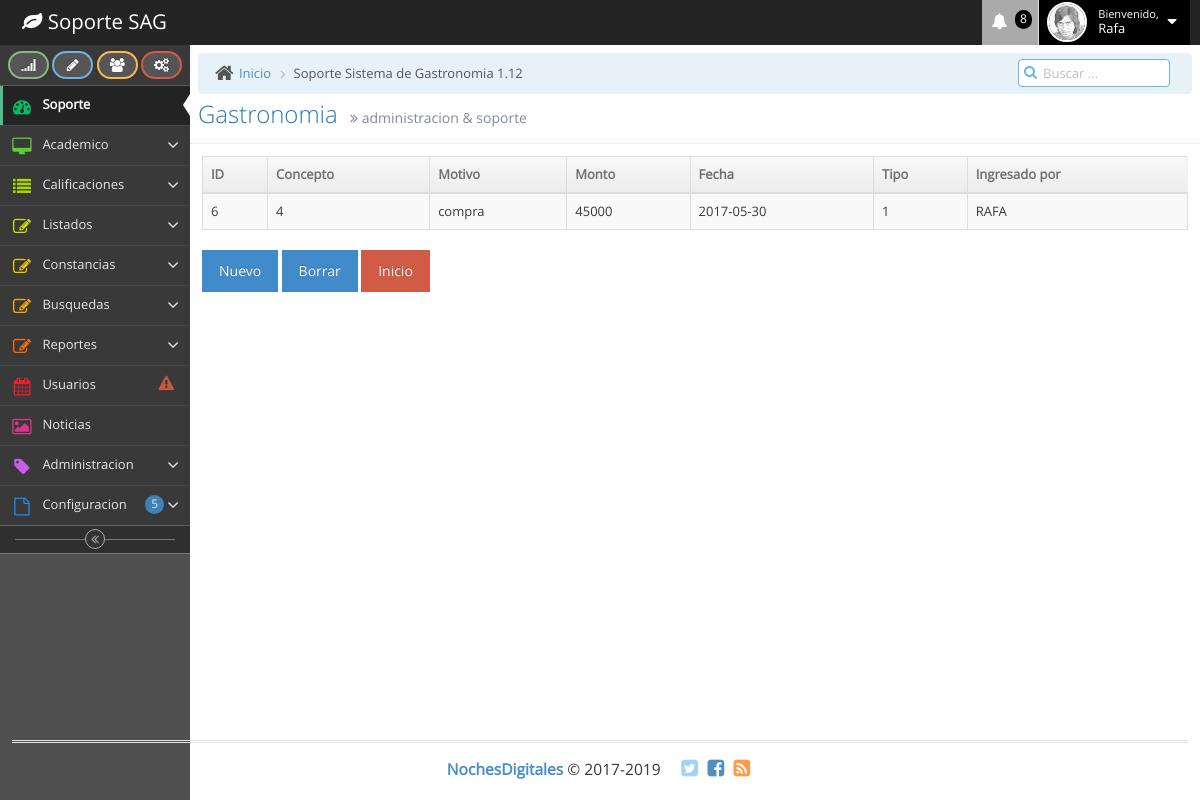
/soporteSAG/listaingresos.php, run on the app's committed database.
### tables this page shows
CREATE TABLE `operation` (
  `id` int(3) NOT NULL,
  `concept` varchar(255) DEFAULT NULL,
  `description` text,
  `amount` float DEFAULT NULL,
  `date_at` date DEFAULT NULL,
  `kind` int(11) DEFAULT NULL,
  `created_at` varchar(100) DEFAULT NULL
);

### soporteSAG/listaingresos.php (the view, shortened to what this page needs)
<?php
	$consulta = "SELECT * FROM operation where kind = '1'";
	$resultado = mysql_query($consulta) or die(mysql_error());
?>
<!DOCTYPE html>
<html lang="en">
	<head>
		<link rel="stylesheet" href="assets/css/bootstrap.min.css" />
		<link rel="stylesheet" href="assets/font-awesome/4.5.0/css/font-awesome.min.css" />
		<link rel="stylesheet" href="assets/css/ace.min.css" class="ace-main-stylesheet" id="main-ace-style" />
		<link rel="stylesheet" href="assets/css/ace-skins.min.css" />
		<link rel="stylesheet" href="assets/css/ace-rtl.min.css" />
	</head>
	<body class="skin-2">
		<div id="navbar" class="navbar navbar-default          ace-save-state">
			<div class="navbar-container ace-save-state" id="navbar-container">
				<div class="navbar-header pull-left">
					<a href="index.html" class="navbar-brand">
						<small>
							<i class="fa fa-leaf"></i>
							Soporte SAG
						</small>
					</a>
				</div>
				<div class="navbar-buttons navbar-header pull-right" role="navigation">
					<ul class="nav ace-nav">
					  <li class="purple dropdown-modal">
							<a data-toggle="dropdown" class="dropdown-toggle" href="#">
								<i class="ace-icon fa fa-bell icon-animated-bell"></i>
								<span class="badge badge-important">8</span>
							</a>
					  </li>
						<li class="light-blue dropdown-modal">
							<a data-toggle="dropdown" href="#" class="dropdown-toggle">
								<img class="nav-user-photo" src="assets/images/avatars/user.jpg" alt="Jason's Photo" />
								<span class="user-info">
									<small>Bienvenido,</small>
									Rafa
								</span>
								<i class="ace-icon fa fa-caret-down"></i>
							</a>
					  </li>
				  </ul>
				</div>
			</div>
		</div>
		<div class="main-container ace-save-state" id="main-container">
			<div id="sidebar" class="sidebar                  responsive                    ace-save-state">
				<div class="sidebar-shortcuts" id="sidebar-shortcuts">
					<div class="sidebar-shortcuts-large" id="sidebar-shortcuts-large">
						<button class="btn btn-success">
							<i class="ace-icon fa fa-signal"></i>
						</button>
						<button class="btn btn-info">
							<i class="ace-icon fa fa-pencil"></i>
						</button>
						<button class="btn btn-warning">
							<i class="ace-icon fa fa-users"></i>
						</button>
						<button class="btn btn-danger">
							<i class="ace-icon fa fa-cogs"></i>
						</button>
					</div>
				</div>
				<ul class="nav nav-list">
					<li class="active">
						<a href="index.html">
							<i class="menu-icon fa fa-tachometer"></i>
							<span class="menu-text"> Soporte </span>
						</a>
					</li>
					<li class="">
						<a href="#" class="dropdown-toggle">
							<i class="menu-icon fa fa-desktop"></i>
							<span class="menu-text">
								Academico
							</span>
							<b class="arrow fa fa-angle-down"></b>
						</a>
					</li>
					<li class="">
						<a href="#" class="dropdown-toggle">
							<i class="menu-icon fa fa-list"></i>
							<span class="menu-text"> Calificaciones </span>
							<b class="arrow fa fa-angle-down"></b>
						</a>
					</li>
					<li class="">
						<a href="#" class="dropdown-toggle">
							<i class="menu-icon fa fa-pencil-square-o"></i>
							<span class="menu-text"> Listados </span>
							<b class="arrow fa fa-angle-down"></b>
						</a>
					</li>
<li class="">
						<a href="#" class="dropdown-toggle">
							<i class="menu-icon fa fa-pencil-square-o"></i>
									<span class="menu-text"> Constancias </span>
							<b class="arrow fa fa-angle-down"></b>
						</a>
					</li>
                    <li class="">
						<a href="#" class="dropdown-toggle">
							<i class="menu-icon fa fa-pencil-square-o"></i>
									<span class="menu-text"> Busquedas </span>
							<b class="arrow fa fa-angle-down"></b>
						</a>
					</li>
                    <li class="">
						<a href="#" class="dropdown-toggle">
							<i class="menu-icon fa fa-pencil-square-o"></i>
									<span class="menu-text"> Reportes </span>
							<b class="arrow fa fa-angle-down"></b>
						</a>
					</li>
				  <li class="">
						<a href="calendar.html">
							<i class="menu-icon fa fa-calendar"></i>
							<span class="menu-text">
								Usuarios
							<span class="badge badge-transparent tooltip-error" title="2 Important Events">
									<i class="ace-icon fa fa-exclamation-triangle red bigger-130"></i>
								</span>
							</span>
						</a>
					</li>
					<li class="">
						<a href="gallery.html">
							<i class="menu-icon fa fa-picture-o"></i>
							<span class="menu-text"> Noticias </span>
						</a>
					</li>
					<li class="">
						<a href="#" class="dropdown-toggle">
							<i class="menu-icon fa fa-tag"></i>
							<span class="menu-text"> Administracion </span>
							<b class="arrow fa fa-angle-down"></b>
						</a>
					</li>
					<li class="">
						<a href="#" class="dropdown-toggle">
							<i class="menu-icon fa fa-file-o"></i>
							<span class="menu-text">
								Configuracion
							<span class="badge badge-primary">5</span>
							</span>
							<b class="arrow fa fa-angle-down"></b>
						</a>
					</li>
				</ul>
				<div class="sidebar-toggle sidebar-collapse" id="sidebar-collapse">
					<i id="sidebar-toggle-icon" class="ace-icon fa fa-angle-double-left ace-save-state" data-icon1="ace-icon fa fa-angle-double-left" data-icon2="ace-icon fa fa-angle-double-right"></i>
				</div>
			</div>
			<div class="main-content">
				<div class="main-content-inner">
				  <div class="breadcrumbs ace-save-state" id="breadcrumbs">
						<ul class="breadcrumb">
							<li>
								<i class="ace-icon fa fa-home home-icon"></i>
								<a href="#">Inicio</a>
							</li>
							<li class="active">Soporte Sistema de Gastronomia 1.12</li>
						</ul>
						<div class="nav-search" id="nav-search">
							<form class="form-search">
								<span class="input-icon">
									<input type="text" placeholder="Buscar ..." class="nav-search-input" id="nav-search-input" autocomplete="off" />
									<i class="ace-icon fa fa-search nav-search-icon"></i>
								</span>
							</form>
						</div>
					</div>
						<div class="page-header">
							<h1>
								Gastronomia
								<small>
									<i class="ace-icon fa fa-angle-double-right"></i>
									administracion &amp; soporte
								</small>
						  </h1>
				  </div>
						<div class="row">
							<div class="col-xs-12">
								<div class="col-xs-12">
      <section id="main-content">
          <section class="wrapper">
          	<div class="row mt">
          		<div class="col-lg-12">
                  <div class="form-panel">
								<div class="module-body table">
									<form name="form" method="post" action="">
										<table cellpadding="0" cellspacing="0" border="0" class="table table-striped table-bordered table-hover dataTable no-footer" width="100%">
											<thead>
											<tr>
													<th>ID</th>
													<th>Concepto</th>
													<th>Motivo</th>
													<th>Monto</th>
													<th>Fecha</th>
													<th>Tipo</th>
													<th>Ingresado por</th>
												</tr>
											</thead>
											<tbody>
												<?php
												while($fila = mysql_fetch_assoc($resultado)){
												?>
												<tr class="odd gradeX">
													<td><?php echo $fila["id"] ?></td>
													<td><?php echo $fila["concept"] ?></td>
													<td><?php echo $fila["description"] ?></td>
													<td><?php echo $fila["amount"] ?></td>
													<td><?php echo $fila["date_at"] ?></td>
													<td><?php echo $fila["kind"] ?></td>
													<td><?php echo $fila["created_at"] ?></td>
												</tr>
												<?php
												}
												?>
											</tbody>
										</table>
									</form>
								</div>
							</div>
							<a class="btn btn-primary" href="agregaringresos.php">Nuevo</a>
							<a class="btn btn-primary" href="javascript:remove(this.form, 'listaingresos.php')">Borrar</a>
							<a href="index.php" class="btn btn-danger">Inicio</a>
						<br/>
          		</div>
          	</div>
		</section>
								</div>
							</div>
						</div>
			  </div>
				</div>
			</div>
			<div class="footer">
				<div class="footer-inner">
					<div class="footer-content">
						<span class="bigger-120">
							<span class="blue bolder">NochesDigitales</span>
							 &copy; 2017-2019
						</span>
						<span class="action-buttons">
							<a href="#">
								<i class="ace-icon fa fa-twitter-square light-blue bigger-150"></i>
							</a>
							<a href="#">
								<i class="ace-icon fa fa-facebook-square text-primary bigger-150"></i>
							</a>
							<a href="#">
								<i class="ace-icon fa fa-rss-square orange bigger-150"></i>
							</a>
						</span>
					</div>
				</div>
			</div>
	</body>
</html>

### data on the page
operation: id "6", concept "4", description "compra", amount "45000", date_at "2017-05-30", kind "1", created_at "RAFA"
